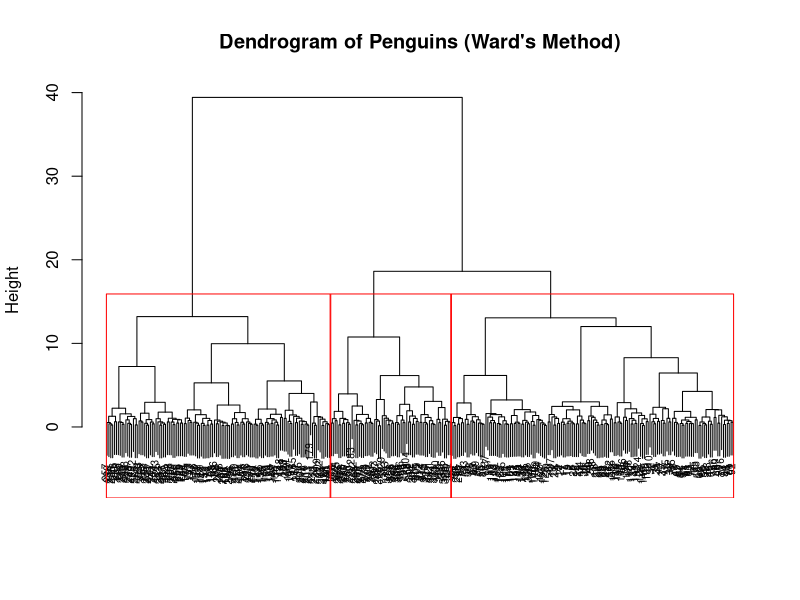
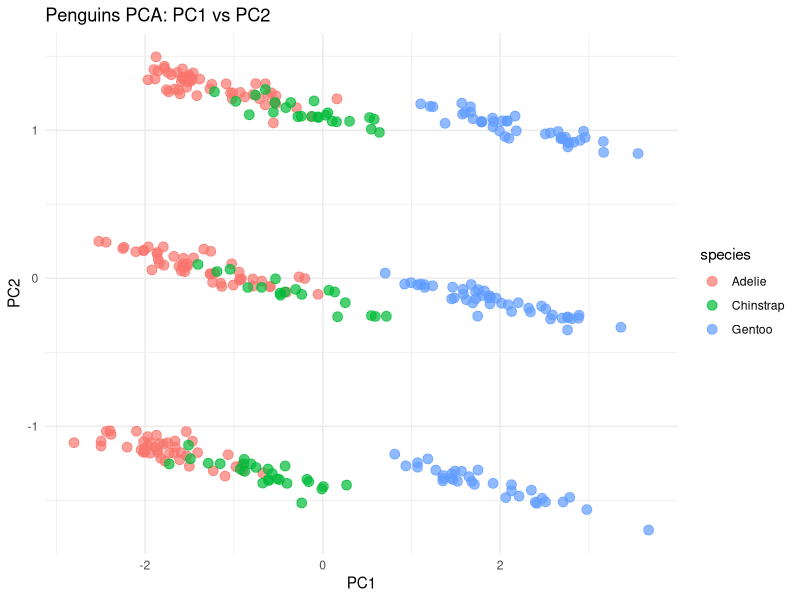
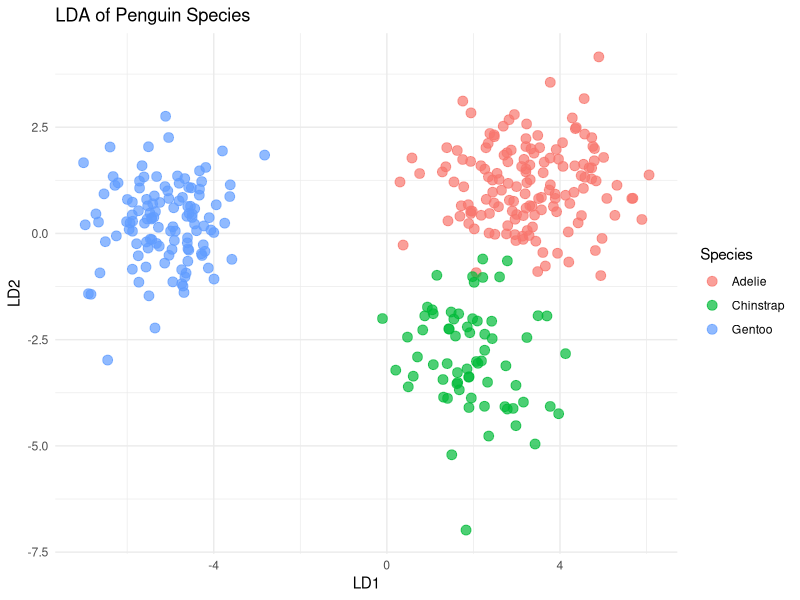

These charts were generated, in order, by the following R code:
## ---- chunk 1
knitr::opts_chunk$set(echo = TRUE, warning=FALSE, message=FALSE)
## ---- chunk 2
library(palmerpenguins)
## ---- chunk 3
df <- na.omit(penguins)

numeric_vars <- c('bill_length_mm', 'bill_depth_mm', 'flipper_length_mm', 'body_mass_g', 'year')

penguin_num_df <- df[, numeric_vars]
scaled_data <- scale(penguin_num_df)

dim(penguin_num_df)
## ---- chunk 4
table(df$species)
## ---- chunk 5
dis_matrix_penguin = dist(scaled_data, method='euclidean')

hc_ward_penguin <- hclust(dis_matrix_penguin, method = "ward.D2")

plot(hc_ward_penguin, main="Dendrogram of Penguins (Ward's Method)", 
     xlab="", sub="", cex=0.6)
rect.hclust(hc_ward_penguin, k = 3, border = "red")
## ---- chunk 6
clusters <- cutree(hc_ward_penguin, k=3)
table(Cluster = clusters, Species=df$species)
## ---- chunk 7
set.seed(42)
km_penguin <- kmeans(scaled_data, centers=3, nstart=20)
km_penguin
## ---- chunk 8
library(knitr)
library(kableExtra) 
cluster_means_df <- data.frame(round(km_penguin$centers[, 1:4], 2))
interpretation <- c(
  "Short bills, deeper heads, small flippers, light body",
  "Long flippers, heavy body, longer bills, shallow depth",
  "Longer bills, deeper heads, moderate flippers/body size"
)
cluster_means_df[["interpretation"]] = interpretation
cluster_means_df
## ---- chunk 9
 kable(cluster_means_df, format = "latex", booktabs = TRUE) %>%
 kable_styling(latex_options = c("hold_position"), font_size = 8)
## ---- chunk 10
pca_penguin <- prcomp(scaled_data, center=TRUE, scale.=TRUE)
pca_penguin$rotation
## ---- chunk 11
summary(pca_penguin)
## ---- chunk 12
library(ggplot2)

pca_data <- data.frame(pca_penguin$x, species = df$species)

ggplot(pca_data, aes(PC1, PC2, color = species)) +
  geom_point(size = 3, alpha = 0.7) +
  labs(title = "Penguins PCA: PC1 vs PC2") +
  theme_minimal()

## ---- chunk 13
library(MASS)
lda_penguin <- lda(species ~ bill_length_mm + bill_depth_mm + flipper_length_mm + body_mass_g, data = df)
## ---- chunk 14
lda_pred <- predict(lda_penguin, df)

# Confusion matrix
confusion_matrix <- table(Predicted = lda_pred$class, Actual = df$species)

# Overall accuracy
accuracy <- mean(lda_pred$class == df$species)

confusion_matrix
accuracy
## ---- chunk 15
lda_penguin$scaling
## ---- chunk 16
library(ggplot2)

lda_df <- data.frame(lda_pred$x, Species = df$species)

ggplot(lda_df, aes(x = LD1, y = LD2, color = Species)) +
  geom_point(size=3, alpha=0.7) +
  labs(title="LDA of Penguin Species") +
  theme_minimal()
